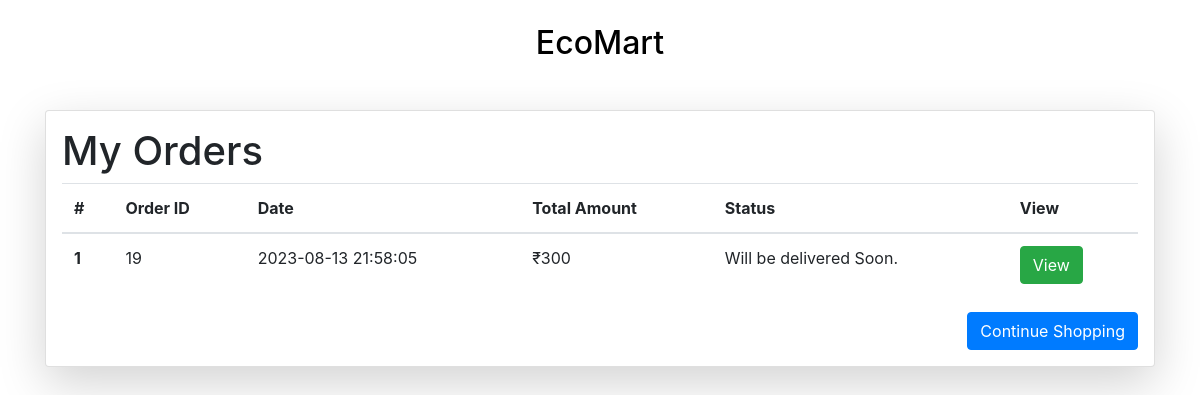
Screenshot of /orders/1 (signed in) with the database file from the repository.
### vault.py (models this page shows, shortened)
class Order_Detail(Base):
    __tablename__ = 'order_detail'
    id = Column(Integer, primary_key=True, autoincrement=True)
    user_id = Column('user_id', Integer)
    total = Column('total', Integer)
    created_at = Column('created_at', String)

### user_routes.py (the view)
@app.route('/orders/<int:pid>')
def my_orders(pid):
    if 'user' not in session:
        return render_template('login/login.html')
    else:
        orders = agent.query(Order_Detail).filter(Order_Detail.user_id == pid).all()
        return render_template('user/orders.html', orders=orders)

### templates/user/orders.html (shortened to what this page needs)
<!DOCTYPE html>
<html lang="en">
  <head>
    <link
      rel="stylesheet"
      href="https://stackpath.bootstrapcdn.com/bootstrap/4.5.2/css/bootstrap.min.css"
    />
    <link
      rel="stylesheet"
      type="text/css"
      href="{{ url_for('static',filename='styles/header.css') }}"
    />
  </head>
  <body>
    <br />
    <div class="main">
      <div class="navigation">
        <h2><a href="/">EcoMart</a></h2>
      </div>
    </div>
    <div class="container mt-5 mb-5">
      <div class="card shadow-lg p-3 mb-5 bg-white rounded">
        <div class="row g-0">
          <div class="col-md-12">
            <h1>My Orders</h1>
            <table class="table">
              <thead>
                <tr>
                  <th scope="col">#</th>
                  <th scope="col">Order ID</th>
                  <th scope="col">Date</th>
                  <th scope="col">Total Amount</th>
                  <th scope="col">Status</th>
                  <th scope="col">View</th>
                </tr>
              </thead>
              <tbody id="order-items">
                {% if orders %} {% for order in orders %}
                <tr>
                  <th scope="row">{{ loop.index }}</th>
                  <td>{{ order.id }}</td>
                  <td>{{ order.created_at }}</td>
                  <td>₹{{ order.total}}</td>
                  <td>Will be delivered Soon.</td>
                  <td>
                    <a href="/ordered_products/{{order.id}}">
                      <button class="btn btn-success">View</button>
                    </a>
                  </td>
                </tr>
                {% endfor %} {% else %}
                <tr>
                  <td colspan="5">No orders found.</td>
                </tr>
                {% endif %}
              </tbody>
            </table>
            <div class="d-flex justify-content-end align-items-center">
              <button
                class="btn btn-primary ml-3"
                onclick="location.href='/home'"
              >
                Continue Shopping
              </button>
            </div>
          </div>
        </div>
      </div>
    </div>
  </body>
</html>

### static/styles/header.css (style rules this page uses)
a { text-decoration: none; color: black; text-align: center; }
h2 { text-align: center; }

### rows the page displays
Order_Detail: id "19", created_at "2023-08-13 21:58:05", total "300"
